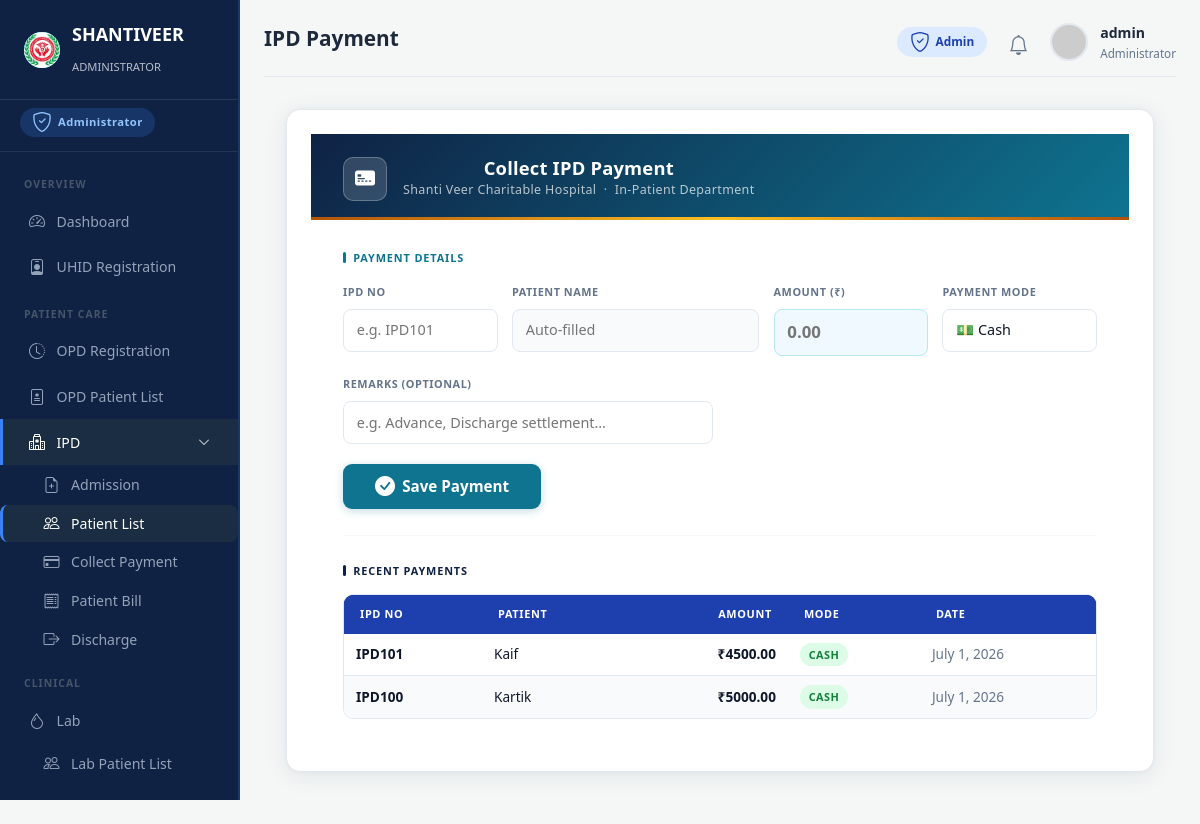
/ipd/payment/ (signed in), run on the app's committed database.
### ipd/models.py (models this page shows, shortened)
class IPDAdmission(models.Model):
    STATUS_CHOICES = [('Admitted', 'Admitted'), ('Discharged', 'Discharged')]
    ipd_no = models.CharField(max_length=20, unique=True, editable=False)
    patient = models.ForeignKey(Patient, on_delete=models.CASCADE, related_name='ipd_admissions')
    date = models.DateField()
    time = models.TimeField(null=True, blank=True)
    guardian = models.CharField(max_length=200, blank=True)
    category = models.CharField(max_length=50, default='General')
    consultant = models.CharField(max_length=200, blank=True)
    kyc_type = models.CharField(max_length=50, blank=True)
    kyc_no = models.CharField(max_length=50, blank=True)
    room_category = models.CharField(max_length=100, blank=True)
    room_no = models.CharField(max_length=20, blank=True)
    diagnosis = models.TextField(blank=True)
    tpa = models.CharField(max_length=200, blank=True)
    policy_no = models.CharField(max_length=100, blank=True)
    insurance_co = models.CharField(max_length=200, blank=True)
    referral = models.CharField(max_length=200, blank=True)
    status = models.CharField(max_length=20, choices=STATUS_CHOICES, default='Admitted')
    created_at = models.DateTimeField(auto_now_add=True)
    bed_charge = models.DecimalField(
    max_digits=10,
    decimal_places=2,
    default=0)
    history = HistoricalRecords()
    class Meta:
        ordering = ['-date']

class IPDPayment(models.Model):
    admission = models.ForeignKey(IPDAdmission, on_delete=models.CASCADE, related_name='payments')
    amount = models.DecimalField(max_digits=12, decimal_places=2)
    payment_mode = models.CharField(max_length=20, default='Cash')
    upi_id = models.CharField(max_length=200, blank=True, help_text='UPI ID used for payment (for UPI mode).')
    remarks = models.CharField(max_length=300, blank=True)
    paid_at = models.DateTimeField(auto_now_add=True)
    history = HistoricalRecords()

### uhid/models.py (models this page shows, shortened)
class Patient(models.Model):
    GENDER_CHOICES = [('Male', 'Male'), ('Female', 'Female'), ('Other', 'Other')]
    MARITAL_CHOICES = [('Single', 'Single'), ('Married', 'Married')]
    uhid = models.CharField(max_length=20, unique=True, editable=False)
    title = models.CharField(max_length=10, default='Mr')
    name = models.CharField(max_length=200)
    guardian = models.CharField(max_length=200, blank=True)
    guardian_relation = models.CharField(max_length=10, default='S/o')
    gender = models.CharField(max_length=10, choices=GENDER_CHOICES, default='Male')
    marital_status = models.CharField(max_length=20, choices=MARITAL_CHOICES, default='Single')
    dob = models.DateField(null=True, blank=True)
    age_years = models.PositiveIntegerField(default=0)
    age_months = models.PositiveIntegerField(default=0)
    age_days = models.PositiveIntegerField(default=0)
    mobile = models.CharField(max_length=15)
    blood_group = models.CharField(max_length=5, default='NA')
    resident = models.CharField(max_length=50, default='India')
    state = models.CharField(max_length=100, blank=True)
    city = models.CharField(max_length=100, blank=True)
    address = models.TextField(blank=True)
    created_at = models.DateTimeField(auto_now_add=True)
    updated_at = models.DateTimeField(auto_now=True)
    history = HistoricalRecords()
    class Meta:
        ordering = ['-created_at']

### ipd/views.py (the view, shortened to what this page needs)
# urls.py: path('payment/', views.payment, name='payment'),
@require_module('billing_collect', level='full')
def payment(request):
    request.GET = request.GET.copy()
    request.GET.clear()
    payments = IPDPayment.objects.select_related('admission__patient').order_by('-paid_at')[:20]
    data = [{'ipd_no': p.admission.ipd_no, 'name': p.admission.patient.name, 'amount': p.amount, 'mode': p.payment_mode, 'date': p.paid_at.date()} for p in payments]
    return render(request, 'ipd/payment.html', {'active_sidebar': 'ipd', 'payments': data})

### core/context_processors.py (called while the page is built)
def hospital_info(request):
    ctx = {
        'hospital_name': settings.HOSPITAL_NAME,
        'hospital_address': settings.HOSPITAL_ADDRESS,
        'hospital_phone': settings.HOSPITAL_PHONE,
    }
    if request.user.is_authenticated:
        ctx['unread_notifications'] = services.get_unread_notifications(request.user, limit=5)
        ctx['notification_count'] = services.get_unread_notification_count(request.user)
    else:
        ctx['unread_notifications'] = []
        ctx['notification_count'] = 0
    return ctx

def role_context(request):
    user = request.user
    if not user.is_authenticated:
        return {}
    role = rbac.get_user_role(user)
    access = {
        key: rbac.get_access_level(user, key) for key in rbac.MODULE_ACCESS
    }
    return {
        'user_role': role,
        'user_role_label': rbac.ROLE_LABELS.get(role, 'User'),
        'user_role_icon': rbac.ROLE_ICONS.get(role, 'bi-person'),
        'module_access': access,
    }

### core/rbac.py (called while the page is built, shortened)
def get_user_role(user):
    if not user.is_authenticated:
        return None
    if user.is_superuser or (user.is_staff and not user.groups.exists()):
        return ADMIN

def get_access_level(user, module_key):
    if not user.is_authenticated:
        return NONE
    if user.is_superuser:
        return FULL
    role = get_user_role(user)
    if role is None:
        return NONE
    return MODULE_ACCESS.get(module_key, {}).get(role, NONE)

def require_module(module_key, level=VIEW):
    def decorator(view_func):
        @wraps(view_func)
        @login_required
        def _wrapped(request, *args, **kwargs):
            access = get_access_level(request.user, module_key)
            if access == NONE or (level == FULL and access != FULL):
                raise PermissionDenied(
                    f"Your role does not have access to this module.")
            request.is_view_only = (access == VIEW)
            return view_func(request, *args, **kwargs)
        return _wrapped
    return decorator

### core/services.py (called while the page is built)
def get_unread_notifications(user=None, limit=10):
    return []

def get_unread_notification_count(user=None):
    return 0

### templates/ipd/payment.html (shortened to what this page needs)
{% extends 'base_ipd.html' %}
{% block page_title %}IPD Payment{% endblock %}
{% block content %}
<div class="page-container">
  <div class="form-card">
    <div class="pay-header">
      <div class="pay-header-icon"><i class="bi bi-credit-card-2-front-fill"></i></div>
      <div>
        <h2>Collect IPD Payment</h2>
        <p>Shanti Veer Charitable Hospital &nbsp;·&nbsp; In-Patient Department</p>
      </div>
    </div>
    <div class="pay-body">
      <div class="step-label">Payment Details</div>
      <form method="post" id="payForm">{% csrf_token %}
        <div class="field-grid">
          <div class="field-wrap">
            <label class="field-label" for="ipdNoInput">IPD No</label>
            <input id="ipdNoInput" name="ipd_no" class="f-input" placeholder="e.g. IPD101" required autocomplete="off">
          </div>
          <div class="field-wrap">
            <label class="field-label" for="patientNameInput">Patient Name</label>
            <input id="patientNameInput" name="patient_name" class="f-input" placeholder="Auto-filled" readonly>
          </div>
          <div class="field-wrap">
            <label class="field-label" for="paymentAmount">Amount (₹)</label>
            <input id="paymentAmount" name="amount" type="number" step="0.01" min="0"
                   class="f-input" placeholder="0.00" required>
          </div>
          <div class="field-wrap">
            <label class="field-label" for="modeSelect">Payment Mode</label>
            <select id="modeSelect" name="mode" class="f-input">
              <option value="Cash">💵 Cash</option>
            </select>
          </div>
        </div>
        <div class="field-grid remarks-row">
          <div class="field-wrap">
            <label class="field-label" for="remarksField">Remarks (optional)</label>
            <input id="remarksField" name="remarks" class="f-input" placeholder="e.g. Advance, Discharge settlement…">
          </div>
        </div>
        <button type="submit" class="btn-save">
          <i class="bi bi-check-circle-fill"></i> Save Payment
        </button>
      </form>
      <hr class="section-divider">
      <div class="section-heading">Recent Payments</div>
      <table class="hms-table">
        <thead>
          <tr>
            <th>IPD No</th>
            <th>Patient</th>
            <th class="text-end">Amount</th>
            <th>Mode</th>
            <th>Date</th>
          </tr>
        </thead>
        <tbody>
          {% for p in payments %}
          <tr>
            <td><strong>{{ p.ipd_no }}</strong></td>
            <td>{{ p.name }}</td>
            <td class="text-end" style="font-weight:600;">₹{{ p.amount }}</td>
            <td>
              <span class="mode-chip mode-{{ p.mode|lower }}">{{ p.mode }}</span>
            </td>
            <td class="text-muted">{{ p.date }}</td>
          </tr>
          {% empty %}
          <tr class="empty-row"><td colspan="5">No payments recorded yet.</td></tr>
          {% endfor %}
        </tbody>
      </table>
    </div>
  </div>
</div>
{% endblock %}

### templates/base_dashboard.html (shortened to what this page needs)
{% load static %}
{% load group_tags %}
<!DOCTYPE html>
<html lang="en">
<head>
  <link href="https://cdn.jsdelivr.net/npm/bootstrap@5.3.2/dist/css/bootstrap.min.css" rel="stylesheet">
  <link href="https://cdn.jsdelivr.net/npm/bootstrap-icons@1.11.1/font/bootstrap-icons.css" rel="stylesheet">
  <link href="{% static 'css/main.css' %}" rel="stylesheet">
  <link href="{% static 'css/role_panels.css' %}" rel="stylesheet">
  <link href="{% static 'css/responsive_overrides.css' %}" rel="stylesheet">
</head>
<body class="{% if user.is_superuser %}role-admin{% elif user|has_group:"Doctor" %}role-doctor{% elif user|has_group:"Receptionist" %}role-recept{% elif user|has_group:"Pharmacist" %}role-pharma{% else %}role-admin{% endif %}">
<div class="dashboard-layout">
  {% include 'includes/sidebar_dashboard.html' %}
  <main class="dash-main">
    <div class="dash-topbar">
      <h1>{% block page_title %}Dashboard{% endblock %}</h1>
      <div class="dash-topbar-right">
        {% if user.is_superuser %}
          <span class="topbar-role-chip chip-admin"><i class="bi bi-shield-check"></i> Admin</span>
        {% elif user|has_group:'Doctor' %}
          <span class="topbar-role-chip chip-doctor"><i class="bi bi-person-badge"></i> Doctor</span>
        {% elif user|has_group:'Receptionist' %}
          <span class="topbar-role-chip chip-recept"><i class="bi bi-headset"></i> Receptionist</span>
        {% elif user|has_group:'Pharmacist' %}
          <span class="topbar-role-chip chip-pharma"><i class="bi bi-capsule"></i> Pharmacist</span>
        {% endif %}
        <div class="dropdown">
          <div class="notif-bell" data-bs-toggle="dropdown" aria-expanded="false" style="cursor:pointer">
            <i class="bi bi-bell"></i>
          </div>
        </div>
        <div class="dropdown">
          <div class="user-profile-mini" data-bs-toggle="dropdown" style="cursor:pointer">
            <img src="https://ui-avatars.com/api/?name={{ user.get_full_name|default:user.username }}&background=1e40af&color=fff" alt="avatar">
            <div>
              <div class="name">{{ user.get_full_name|default:user.username }}</div>
              <div class="role">
                {% if user.is_superuser %}Administrator
                {% else %}{{ user.groups.all.0.name|default:"User" }}{% endif %}
              </div>
            </div>
          </div>
        </div>
      </div>
    </div>
    {% block content %}{% endblock %}
  </main>
</div>
</body>
</html>

### statics/css/main.css (style rules this page uses)
:root { --navy: #0f1c2e; --navy-light: #1a2d42; --cyan: #00d4ff; --cyan-dark: #00b8d9; --primary-blue: #1e40af; --header-cyan: #00e5ff; --green-header: #2e7d32; --green-btn: #4caf50; --bg-light: #f4f7f6; --card-white: #ffffff; --text-dark: #1e293b; --text-muted: #64748b; --border: #e2e8f0; --danger: #dc2626; --warning: #f59e0b; --success: #059669; --ipd-nav: #0d2137; --sidebar-width: 240px; }
*, *::before, *::after { box-sizing: border-box; margin: 0; padding: 0; }
body { font-family: 'Segoe UI', system-ui, -apple-system, sans-serif; color: var(--text-dark); background: var(--bg-light); min-height: 100vh; font-size: 18px; line-height: 1.65; }
.bi { font-size: 1.25rem; line-height: 1; vertical-align: -0.125em; }
button, input[type="button"], input[type="submit"], input[type="reset"] { font-size: 1rem; }
.btn, .btn-cyan, .btn-save, .btn-view, .btn-action { font-size: 1rem; }
input, select, textarea { font-family: inherit; font-size: 0.9rem; }
label { font-size: 0.85rem; font-weight: 500; color: var(--text-dark); margin-bottom: 0.2rem; display: block; }
.dashboard-layout { display: flex; min-height: 100vh; }
.dash-main { flex: 1; margin-left: var(--sidebar-width); padding: 1.25rem 1.5rem; background: var(--bg-light); min-height: 100vh; }
.dash-topbar { display: flex; justify-content: space-between; align-items: center; margin-bottom: 1.25rem; padding-bottom: 0.75rem; border-bottom: 1px solid var(--border); }
.dash-topbar h1 { font-size: 1.3rem; font-weight: 600; color: var(--text-dark); }
.dash-topbar-right { display: flex; align-items: center; gap: 1rem; }
.notif-bell { position: relative; font-size: 1.25rem; color: var(--text-muted); cursor: pointer; padding: 0.35rem; }
.user-profile-mini { display: flex; align-items: center; gap: 0.75rem; cursor: pointer; }
.user-profile-mini img { width: 38px; height: 38px; border-radius: 50%; object-fit: cover; border: 2px solid var(--border); }
.user-profile-mini .name { font-weight: 600; font-size: 0.88rem; color: var(--text-dark); }
.user-profile-mini .role { font-size: 0.73rem; color: var(--text-muted); }
.page-container { padding: 1.5rem; max-width: 1400px; margin: 0 auto; }
.form-card { background: #fff; border-radius: 8px; padding: 1.5rem; box-shadow: 0 2px 8px rgba(0,0,0,0.06); border: 1px solid var(--border); margin-bottom: 1rem; }
.form-card h2 { text-align: center; color: var(--primary-blue); font-size: 1.2rem; margin-bottom: 1.25rem; }
.btn-save { background: var(--primary-blue); color: #fff; border: none; padding: 0.6rem 1.65rem; border-radius: 8px; cursor: pointer; font-size: 0.98rem; font-weight: 600; transition: opacity 0.15s; }
.hms-table { width: 100%; border-collapse: collapse; font-size: 0.92rem; }
.hms-table thead th { background: var(--primary-blue); color: #fff; padding: 0.6rem 0.75rem; text-align: left; font-weight: 600; white-space: nowrap; }
.hms-table tbody td { padding: 0.55rem 0.75rem; border-bottom: 1px solid var(--border); vertical-align: middle; }
.hms-table tbody tr:nth-child(even) { background: #f8fafc; }
.hms-table tbody tr:last-child td { border-bottom: none; }
.text-muted { color: var(--text-muted) !important; }

### statics/css/role_panels.css (style rules this page uses)
.topbar-role-chip { display: inline-flex; align-items: center; gap: .35rem; padding: .28rem .8rem; border-radius: 20px; font-size: .74rem; font-weight: 600; }
.chip-admin { background: #dbeafe; color: #1e40af; }

### statics/css/responsive_overrides.css (style rules this page uses)
.hms-table { table-layout: auto; }

### data on the page
IPDAdmission: ipd_no "IPD101"
Patient: name "Kaif"
IPDPayment: amount "4500.00", mode "CASH"
IPDAdmission: ipd_no "IPD100"
Patient: name "Kartik"
IPDPayment: amount "5000.00", mode "CASH"

### other printed values
{{ user_role_label|default:"HOSPITAL"|upper }} "ADMINISTRATOR"
{{ user_role_label|default:"Administrator" }} "Administrator"
{{ user.get_full_name|default:user.username }} "admin"
{{ p.date }} "July 1, 2026" "July 1, 2026"
